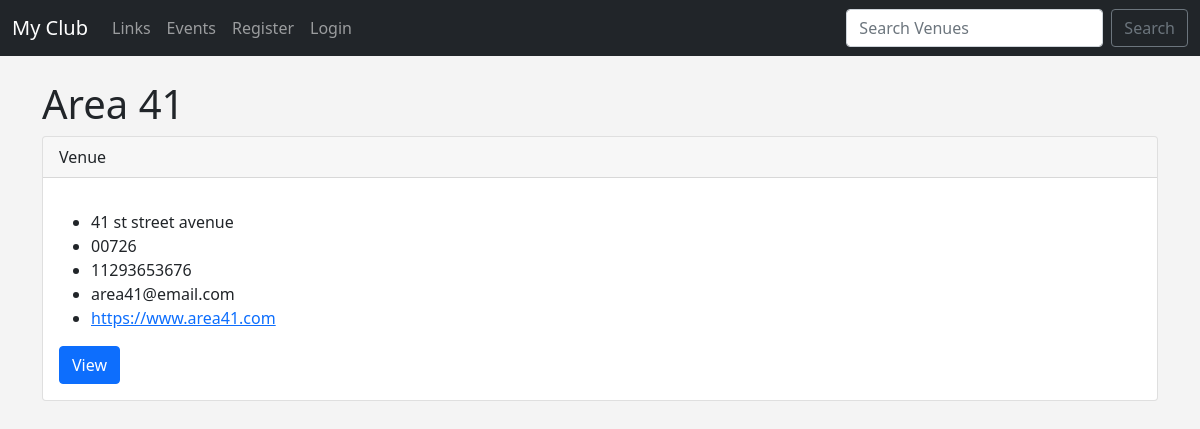
The app's page /show_venue/2 with its own data.
### events/models.py (models this page shows)
class Venue(models.Model):
    name = models.CharField('Venue Name', max_length=120)
    address = models.CharField(max_length=300)
    zip_code = models.CharField('Zip Code', max_length=20)
    phone = models.CharField('Contact Phone', max_length=25, blank=True)
    website = models.URLField('Website Address', blank=True)
    email_address = models.EmailField('Email', max_length=255, blank=True)
    owner = models.IntegerField("Venue Owner",blank=False, default=1)
    def __str__(self):
        return self.name

### events/views.py (the view)
# urls.py: path('show_venue/<venue_id>',views.show_venue, name='show-venue'),
def show_venue(request, venue_id):
    venue = Venue.objects.get(pk=venue_id)
    context = {
        'venue': venue
    }
    return render(request, 'events/show_venue.html', context)

### Template/events/show_venue.html (shortened to what this page needs)
{% extends 'events/base.html' %}
{% block content %}
        <h1>{{venue}}</h1>
        <div class="card">
          <div class="card-header">
              Venue
          </div>
         <div class="card-body">
            <p class="card-text">
                 <ul>
                     <li>{{ venue.address }}</li>
                     <li>{{ venue.zip_code }}</li>
                     <li>{{ venue.phone }}</li>
                     <li>{{ venue.email_address }}</li>
                     <li><a href="{{ venue.website }}">{{venue.website}}</a></li>
                </ul>
            </p>
            <a href="#" class="btn btn-primary">View {{event.venue}}</a>
          </div>
        </div>
{% endblock %}

### Template/events/base.html (style rules this page uses)
body { background-color: #f4f4f4; }

### records on screen
Venue: name "Area 41", address "41 st street avenue", zip_code "00726", phone "11293653676", email_address "area41@email.com", website "https://www.area41.com"
